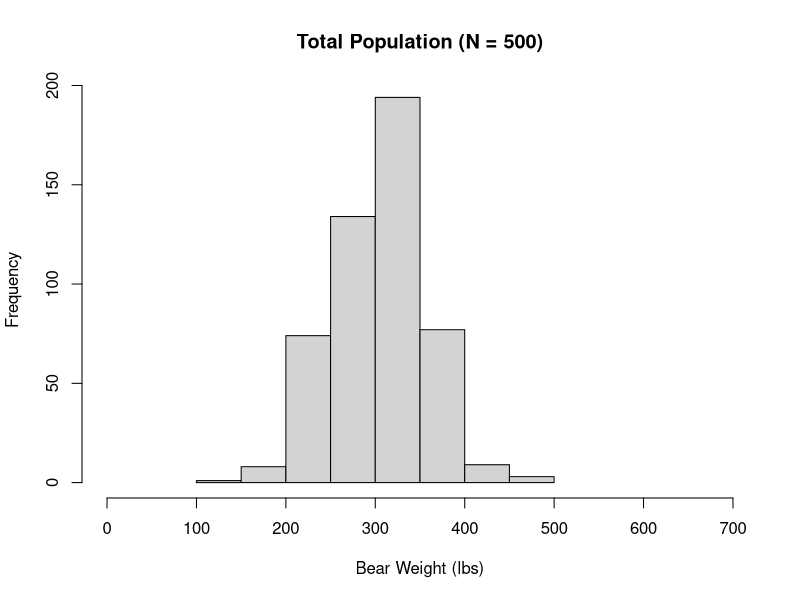
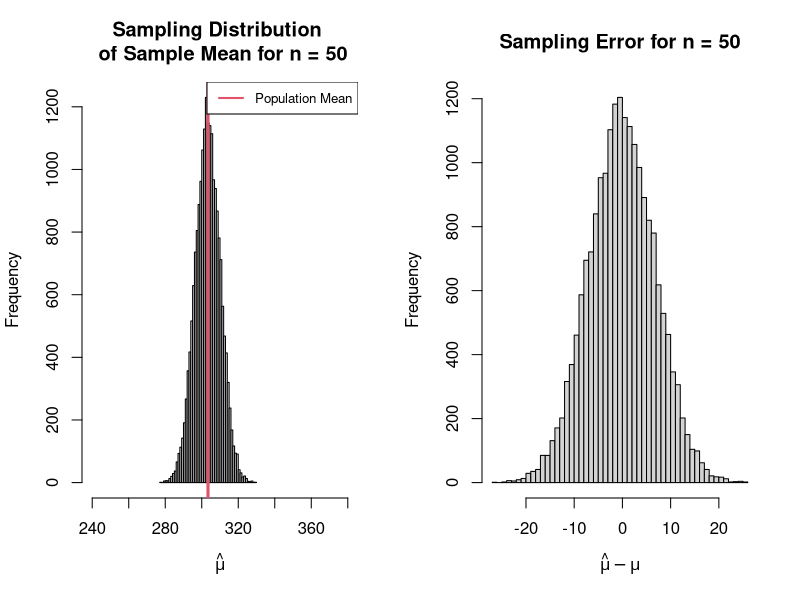
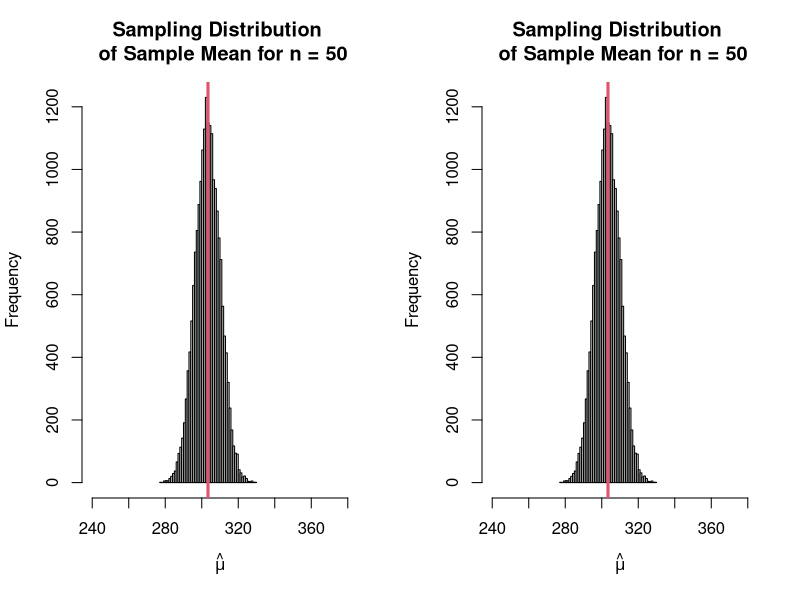
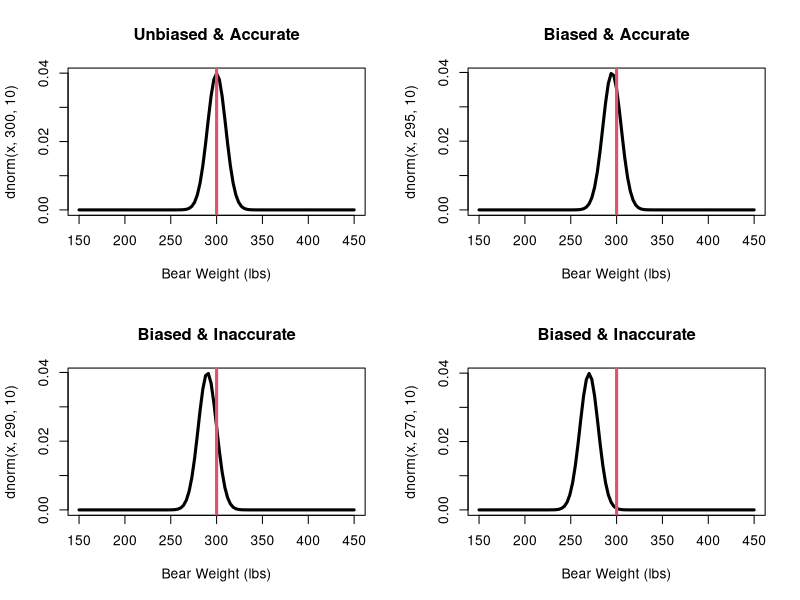
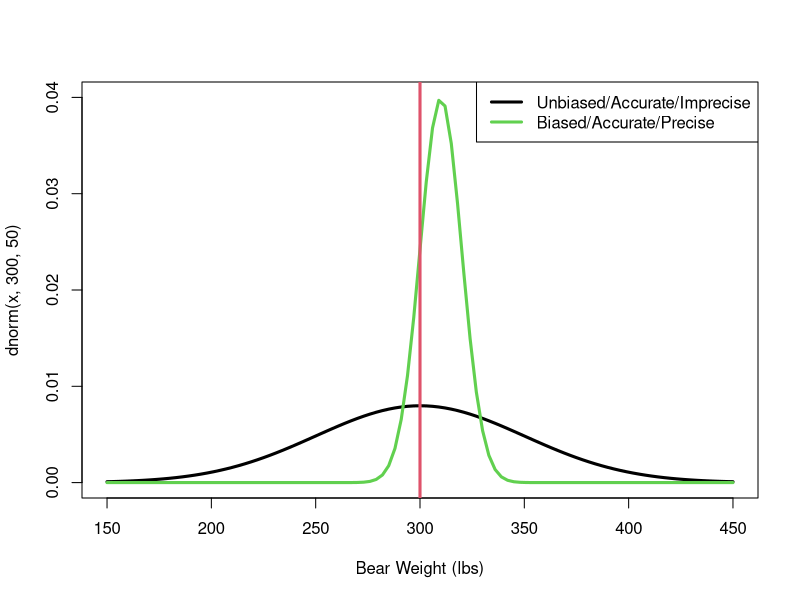
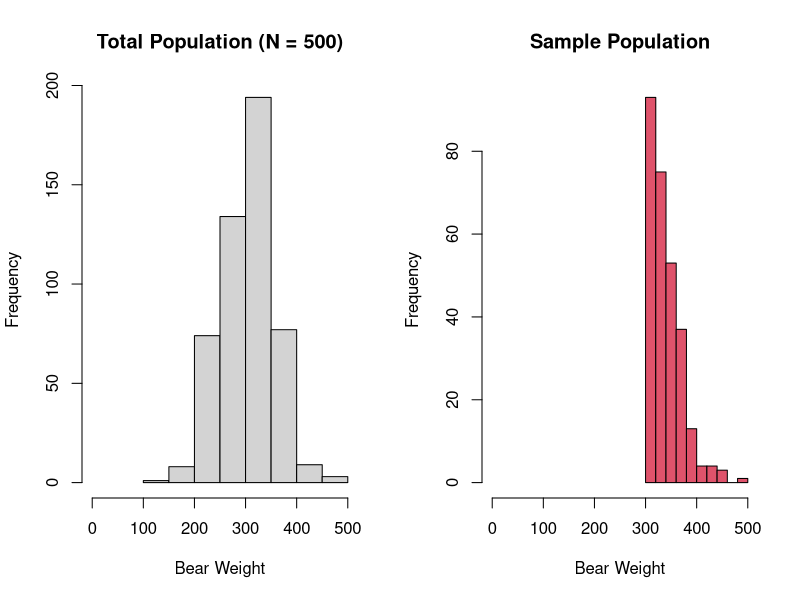
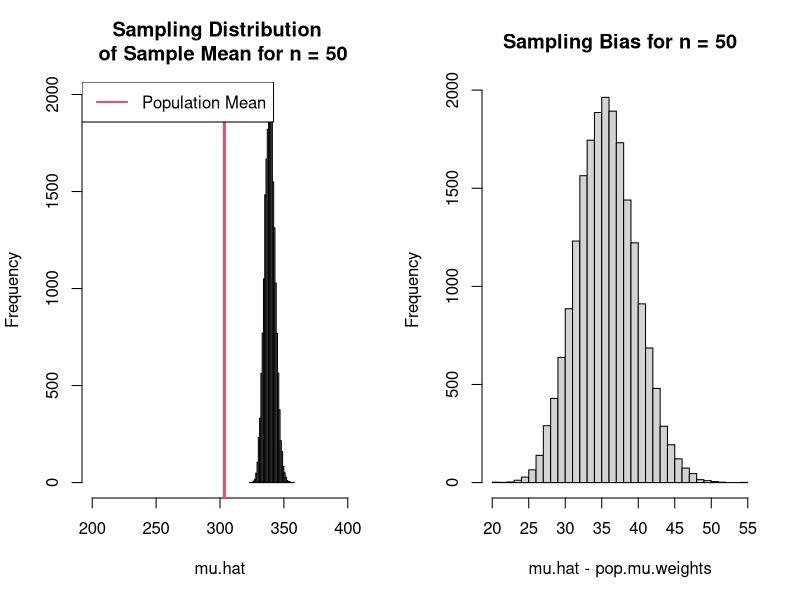
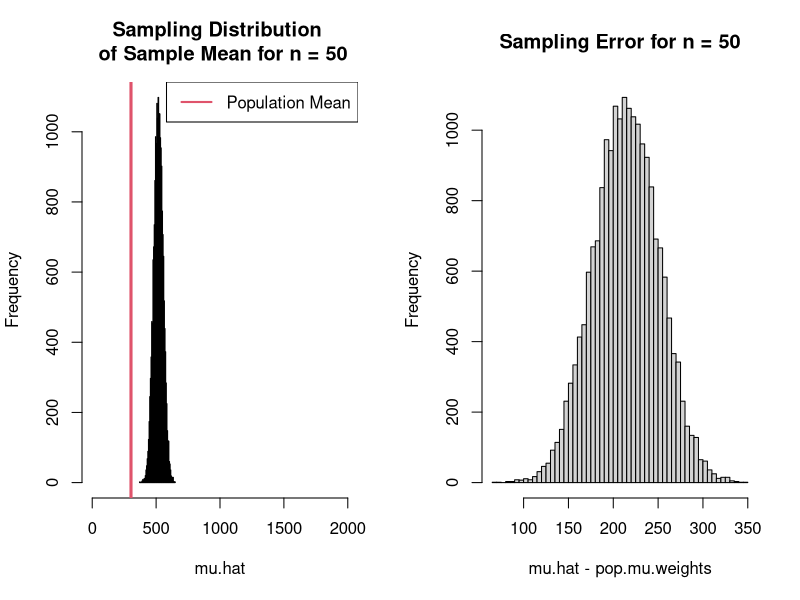

The R source for these figures, in order: (Note: this script raises an error after producing the figures.)
## ---- chunk 1

# Create 'truth'
  set.seed(3433)
  pop.weights = rnorm(n = 500, mean = 300, sd = 50)

#Population mean
  pop.mu.weights = mean(pop.weights)

#Population standard deviation
  pop.sd.weights = sd(pop.weights)
  
# Sample Size  
  N = length(pop.weights)

# histogram    
  hist(pop.weights, main = "Total Population (N = 500)",freq=TRUE,xlim=c(0,700),xlab="Bear Weight (lbs)")  
## ---- chunk 2
  pop.weights[1:5]
## ---- chunk 3
# Sample Size
  n = 50

# Sample and estimate mean one time
  sample.1 = mean(
                  sample(pop.weights,
                         n,
                         replace = FALSE
                         )
                  )

# Calculate Sampling Error
  sample.1 - pop.mu.weights
## ---- chunk 4
# Create function to sample 50 units and take the mean
sample.mean.fn = function(target,n){
                                    mean(
                                         sample(target,n)
                                         )
                                   }
#Repeat the above function 20000 times
  set.seed(54343)
  mu.hat = replicate(20000,
                     sample.mean.fn(pop.weights,n)
                     )

## ---- chunk 5
par(mfrow=c(1,2))
hist(mu.hat,breaks=40,main = "Sampling Distribution \n of Sample Mean for n = 50",xlim=c(240,380),
     xlab=expression(hat(mu)))
abline(v=pop.mu.weights,lwd=3,col=2)
legend("topright",legend=c("Population Mean"),lwd=2,col=2,cex=0.8)
hist(mu.hat-pop.mu.weights,breaks=40,main = "Sampling Error for n = 50",
     xlab=expression(hat(mu)- mu))
## ---- chunk 6
hist(mu.hat,breaks=40,main = "Sampling Distribution \n of Sample Mean for n = 50",xlim=c(240,380),
     xlab=expression(hat(mu)))
abline(v=pop.mu.weights,lwd=3,col=2)
## ---- chunk 7
hist(mu.hat,breaks=40,main = "Sampling Distribution \n of Sample Mean for n = 50",xlim=c(240,380),
     xlab=expression(hat(mu)))
abline(v=pop.mu.weights,lwd=3,col=2)
## ---- chunk 8
lower = pop.mu.weights - pop.mu.weights*0.05
upper = pop.mu.weights + pop.mu.weights*0.05

length(which(mu.hat > lower & mu.hat < upper)) / length(mu.hat)

## ---- chunk 9
par(mfrow=c(2,2))
curve(dnorm(x, 300, 10),lwd=3,xlim=c(150,450),main="Unbiased & Accurate",xlab="Bear Weight (lbs)")
abline(v=300,lwd=3,col=2)

curve(dnorm(x, 295, 10),lwd=3,xlim=c(150,450),main="Biased & Accurate",xlab="Bear Weight (lbs)")
abline(v=300,lwd=3,col=2)

curve(dnorm(x, 290, 10),lwd=3,xlim=c(150,450),main="Biased & Inaccurate",xlab="Bear Weight (lbs)")
abline(v=300,lwd=3,col=2)

curve(dnorm(x, 270, 10),lwd=3,xlim=c(150,450),main="Biased & Inaccurate",xlab="Bear Weight (lbs)")
abline(v=300,lwd=3,col=2)
## ---- chunk 10
par(mfrow=c(1,1))
curve(dnorm(x, 300, 50),lwd=3,xlim=c(150,450),ylim=c(0,0.04),xlab="Bear Weight (lbs)")
curve(dnorm(x, 310, 10),lwd=3,add=TRUE,col=3)
legend("topright",lwd=3,col=c(1,3),legend=c("Unbiased/Accurate/Imprecise",
                                            "Biased/Accurate/Precise"))
abline(v=300,lwd=3,col=2)
## ---- chunk 11
  sample.pop.weights = pop.weights[which(pop.weights>300)]

par(mfrow=c(1,2))
  hist(pop.weights, main = "Total Population (N = 500)",freq=TRUE,xlim=c(0,500),xlab="Bear Weight")
  hist(sample.pop.weights, main = "Sample Population",col=2,freq=TRUE,xlim=c(0,500),xlab="Bear Weight")
## ---- chunk 12
#Repeat the above function 20000 times
set.seed(54343)
mu.hat=replicate(20000,sample.mean.fn(sample.pop.weights,n))
par(mfrow=c(1,2))
hist(mu.hat,breaks=40,main = "Sampling Distribution \n of Sample Mean for n = 50",
     xlim=c(200,400))
abline(v=pop.mu.weights,lwd=3,col=2)
legend("topleft",legend=c("Population Mean"),lwd=2,col=2)
hist(mu.hat-pop.mu.weights,breaks=40,main = "Sampling Bias for n = 50")
## ---- chunk 13
#Repeat the above function 20000 times
biased.sample.mean.fn = function(x,n){
                                  temp=sample(x,n)
                                  sum(temp^0.91/1.3)/length(temp)^(1/2)
}
set.seed(54343)
mu.hat=replicate(20000,biased.sample.mean.fn(pop.mu.weights,n))
par(mfrow=c(1,2))
hist(mu.hat,breaks=40,main = "Sampling Distribution \n of Sample Mean for n = 50",
     xlim=c(0,2000))
abline(v=pop.mu.weights,lwd=3,col=2)
legend("topright",legend=c("Population Mean"),lwd=2,col=2)
hist(mu.hat-pop.mu.weights,breaks=40,main = "Sampling Error for n = 50")
## ---- chunk 14
#Output code into R file
knitr::purl(input="../FW552/Sampling1.qmd",output="../FW552/Sampling1.r")
